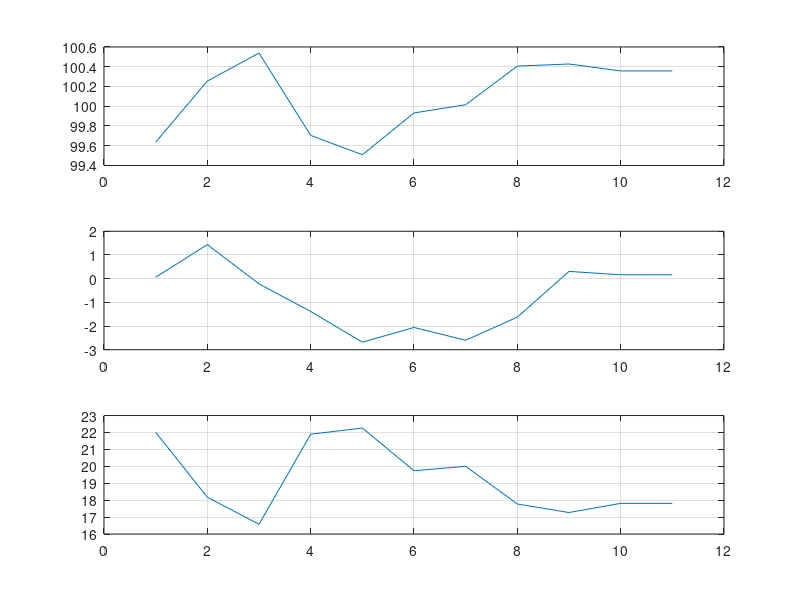
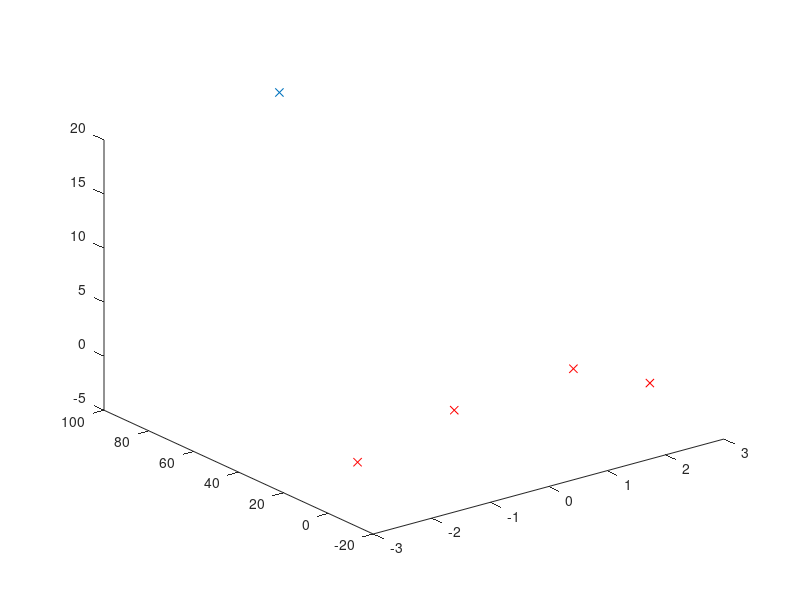

Source code (MATLAB) for these figures, in order:
clear;
close all;

X = [100 0 20]';

X_hat0 = [0 0 0 ];

p1 = [0 2.5 -1]';
p2 = [0 -2.5 -1]';
p3 = [-4 -1 2]';
p4 = [-5 1 3]';
% p5 = [0 0 1]';
% p6 = [1 0 0]';
P = [p1 p2 p3 p4];
[~,K]=size(P);
W = eye(K);
W(1,1) = 0.02;
W(2,2) = 0.002;
W(3,3) = 0.01;
W(4,4) = 0.01;
% W(5,5) = 10;
N = 10;
x_bar = zeros(3,N);
x_bar(:,1) = X_hat0;
H = zeros(K,3);
HH = zeros(K,1);
h = zeros(K,1);
Y = zeros(K,1);
I = zeros(3,3);
for i=1:N
    for k=1:K
        Y(k) = norm(X-P(:,k)); %Create measurement
        Y(k) = Y(k) + 0.1*wgn(1,1,0);
    end
    for u=1:20
    for k=1:K
        
        r = norm(x_bar(1:3,i)-P(:,k));
        H(k,:) = [(x_bar(1,i)-P(1,k))/r (x_bar(2,i)-P(2,k))/r (x_bar(3,i)-P(3,k))/r ];
%         hh(:,:,k) = 1/r^(3/2)*[r+2*(x_bar(1,i)-P(1,k))^2 2*(x_bar(1,i)-P(1,k))*(x_bar(2,i)-P(2,k)) 2*(x_bar(1,i)-P(1,k))*(x_bar(3,i)-P(3,k)); 
%             2*(x_bar(1,i)-P(1,k))*(x_bar(2,i)-P(2,k)) r+2*(x_bar(2,i)-P(2,k))^2 2*(x_bar(2,i)-P(2,k))*(x_bar(3,i)-P(3,k))
%             2*(x_bar(1,i)-P(1,k))*(x_bar(3,i)-P(3,k)) 2*(x_bar(2,i)-P(2,k))*(x_bar(3,i)-P(3,k)) r+2*(x_bar(3,i)-P(3,k))^2];
%         HH(k,1) = trace(I*hh(:,:,k));
        h(k) = r ;
    end
    I = inv(H'/W*H);
    x_bar(:,i)=(H'/W*H)\H'/W*(Y-h+H*x_bar(:,i));
    end
    x_bar(:,i+1) = x_bar(:,i);
end
I
figure(1);
subplot(3,1,1);
plot(x_bar(1,:));
grid on;
subplot(3,1,2);
plot(x_bar(2,:));
grid on;
subplot(3,1,3);
plot(x_bar(3,:));
grid on;
% figure(2)
% plot(x_bar(4,:));
figure(3);
plot3(X(2),X(1),X(3),'x');
hold on;
plot3(p1(2),p1(1),p1(3),'rx');
plot3(p2(2),p2(1),p2(3),'rx');
plot3(p3(2),p3(1),p3(3),'rx');
plot3(p4(2),p4(1),p4(3),'rx');